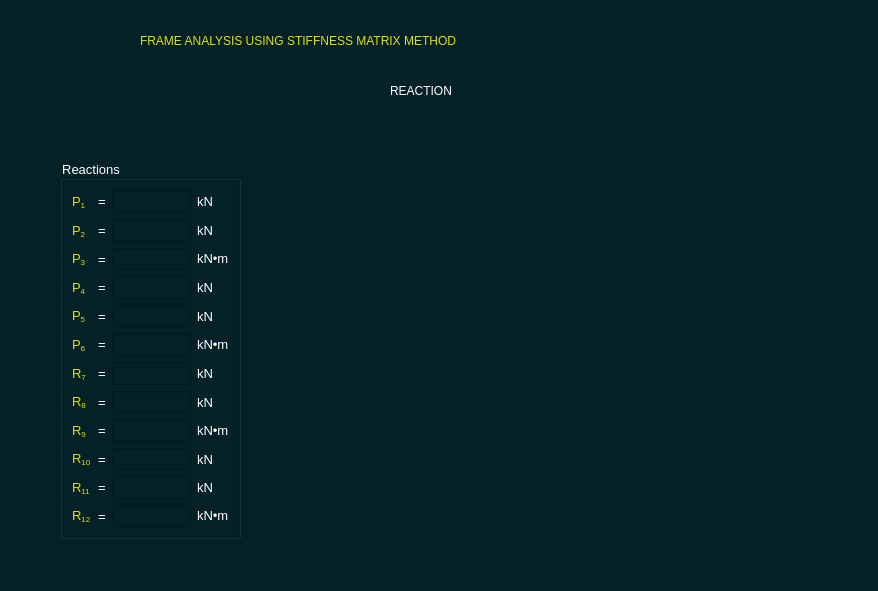
<?xml version="1.0" encoding="UTF-8"?>
<ui version="4.0">
 <class>reaction</class>
 <widget class="QWidget" name="reaction">
  <property name="geometry">
   <rect>
    <x>0</x>
    <y>0</y>
    <width>878</width>
    <height>591</height>
   </rect>
  </property>
  <property name="minimumSize">
   <size>
    <width>878</width>
    <height>591</height>
   </size>
  </property>
  <property name="maximumSize">
   <size>
    <width>878</width>
    <height>591</height>
   </size>
  </property>
  <property name="windowTitle">
   <string>GRASP Result</string>
  </property>
  <property name="windowIcon">
   <iconset resource="icon3.qrc">
    <normaloff>:/icon3Prefix/icon2.PNG</normaloff>:/icon3Prefix/icon2.PNG</iconset>
  </property>
  <property name="styleSheet">
   <string notr="true">background-color: rgb(4, 33, 39);</string>
  </property>
  <widget class="QLabel" name="label_6">
   <property name="geometry">
    <rect>
     <x>140</x>
     <y>20</y>
     <width>651</width>
     <height>41</height>
    </rect>
   </property>
   <property name="styleSheet">
    <string notr="true">color: rgb(226, 226, 0);
font: 75 18pt &quot;Consolas&quot;;</string>
   </property>
   <property name="text">
    <string>FRAME ANALYSIS USING STIFFNESS MATRIX METHOD</string>
   </property>
  </widget>
  <widget class="QLabel" name="label">
   <property name="geometry">
    <rect>
     <x>390</x>
     <y>50</y>
     <width>221</width>
     <height>81</height>
    </rect>
   </property>
   <property name="styleSheet">
    <string notr="true">color: rgb(255, 255, 255);
font: 75 14pt &quot;Consolas&quot;;</string>
   </property>
   <property name="text">
    <string>REACTION</string>
   </property>
  </widget>
  <widget class="QGroupBox" name="gridGroupBox_7">
   <property name="geometry">
    <rect>
     <x>60</x>
     <y>160</y>
     <width>181</width>
     <height>379</height>
    </rect>
   </property>
   <property name="font">
    <font>
     <family>MS Shell Dlg 2</family>
     <pointsize>10</pointsize>
     <weight>50</weight>
     <italic>false</italic>
     <bold>false</bold>
    </font>
   </property>
   <property name="styleSheet">
    <string notr="true">font: 10pt &quot;MS Shell Dlg 2&quot;;
color: rgb(255, 255, 255);</string>
   </property>
   <property name="title">
    <string>Reactions</string>
   </property>
   <layout class="QGridLayout" name="gridLayout_5">
    <item row="2" column="2">
     <widget class="QLineEdit" name="p3">
      <property name="font">
       <font>
        <family>MS Shell Dlg 2</family>
        <pointsize>10</pointsize>
        <weight>50</weight>
        <italic>false</italic>
        <bold>false</bold>
       </font>
      </property>
      <property name="alignment">
       <set>Qt::AlignRight|Qt::AlignTrailing|Qt::AlignVCenter</set>
      </property>
      <property name="readOnly">
       <bool>true</bool>
      </property>
     </widget>
    </item>
    <item row="1" column="1">
     <widget class="QLabel" name="label_56">
      <property name="font">
       <font>
        <family>MS Shell Dlg 2</family>
        <pointsize>10</pointsize>
        <weight>50</weight>
        <italic>false</italic>
        <bold>false</bold>
       </font>
      </property>
      <property name="text">
       <string>=</string>
      </property>
     </widget>
    </item>
    <item row="2" column="3">
     <widget class="QLabel" name="label_57">
      <property name="font">
       <font>
        <family>MS Shell Dlg 2</family>
        <pointsize>10</pointsize>
        <weight>50</weight>
        <italic>false</italic>
        <bold>false</bold>
       </font>
      </property>
      <property name="text">
       <string>&lt;html&gt;&lt;head/&gt;&lt;body&gt;&lt;p&gt;kN•m&lt;/p&gt;&lt;/body&gt;&lt;/html&gt;</string>
      </property>
     </widget>
    </item>
    <item row="1" column="3">
     <widget class="QLabel" name="label_59">
      <property name="font">
       <font>
        <family>MS Shell Dlg 2</family>
        <pointsize>10</pointsize>
        <weight>50</weight>
        <italic>false</italic>
        <bold>false</bold>
       </font>
      </property>
      <property name="text">
       <string>kN</string>
      </property>
     </widget>
    </item>
    <item row="0" column="1">
     <widget class="QLabel" name="label_58">
      <property name="font">
       <font>
        <family>MS Shell Dlg 2</family>
        <pointsize>10</pointsize>
        <weight>50</weight>
        <italic>false</italic>
        <bold>false</bold>
       </font>
      </property>
      <property name="text">
       <string>=</string>
      </property>
     </widget>
    </item>
    <item row="2" column="1">
     <widget class="QLabel" name="label_61">
      <property name="font">
       <font>
        <family>MS Shell Dlg 2</family>
        <pointsize>10</pointsize>
        <weight>50</weight>
        <italic>false</italic>
        <bold>false</bold>
       </font>
      </property>
      <property name="text">
       <string>=</string>
      </property>
     </widget>
    </item>
    <item row="0" column="3">
     <widget class="QLabel" name="label_60">
      <property name="font">
       <font>
        <family>MS Shell Dlg 2</family>
        <pointsize>10</pointsize>
        <weight>50</weight>
        <italic>false</italic>
        <bold>false</bold>
       </font>
      </property>
      <property name="text">
       <string>kN</string>
      </property>
     </widget>
    </item>
    <item row="1" column="0">
     <widget class="QLabel" name="label_62">
      <property name="font">
       <font>
        <family>MS Shell Dlg 2</family>
        <pointsize>10</pointsize>
        <weight>50</weight>
        <italic>false</italic>
        <bold>false</bold>
       </font>
      </property>
      <property name="styleSheet">
       <string notr="true">color: rgb(226, 226, 0);</string>
      </property>
      <property name="text">
       <string>&lt;html&gt;&lt;head/&gt;&lt;body&gt;&lt;p&gt;P&lt;span style=&quot; vertical-align:sub;&quot;&gt;2&lt;/span&gt;&lt;/p&gt;&lt;/body&gt;&lt;/html&gt;</string>
      </property>
     </widget>
    </item>
    <item row="0" column="0">
     <widget class="QLabel" name="label_63">
      <property name="font">
       <font>
        <family>MS Shell Dlg 2</family>
        <pointsize>10</pointsize>
        <weight>50</weight>
        <italic>false</italic>
        <bold>false</bold>
       </font>
      </property>
      <property name="styleSheet">
       <string notr="true">color: rgb(226, 226, 0);</string>
      </property>
      <property name="text">
       <string>&lt;html&gt;&lt;head/&gt;&lt;body&gt;&lt;p&gt;P&lt;span style=&quot; vertical-align:sub;&quot;&gt;1&lt;/span&gt;&lt;/p&gt;&lt;/body&gt;&lt;/html&gt;</string>
      </property>
     </widget>
    </item>
    <item row="2" column="0">
     <widget class="QLabel" name="label_64">
      <property name="font">
       <font>
        <family>MS Shell Dlg 2</family>
        <pointsize>10</pointsize>
        <weight>50</weight>
        <italic>false</italic>
        <bold>false</bold>
       </font>
      </property>
      <property name="styleSheet">
       <string notr="true">color: rgb(226, 226, 0);</string>
      </property>
      <property name="text">
       <string>&lt;html&gt;&lt;head/&gt;&lt;body&gt;&lt;p&gt;P&lt;span style=&quot; vertical-align:sub;&quot;&gt;3&lt;/span&gt;&lt;/p&gt;&lt;/body&gt;&lt;/html&gt;</string>
      </property>
     </widget>
    </item>
    <item row="11" column="2">
     <widget class="QLineEdit" name="r12">
      <property name="font">
       <font>
        <family>MS Shell Dlg 2</family>
        <pointsize>10</pointsize>
        <weight>50</weight>
        <italic>false</italic>
        <bold>false</bold>
       </font>
      </property>
      <property name="alignment">
       <set>Qt::AlignRight|Qt::AlignTrailing|Qt::AlignVCenter</set>
      </property>
      <property name="readOnly">
       <bool>true</bool>
      </property>
     </widget>
    </item>
    <item row="9" column="2">
     <widget class="QLineEdit" name="r10">
      <property name="font">
       <font>
        <family>MS Shell Dlg 2</family>
        <pointsize>10</pointsize>
        <weight>50</weight>
        <italic>false</italic>
        <bold>false</bold>
       </font>
      </property>
      <property name="alignment">
       <set>Qt::AlignRight|Qt::AlignTrailing|Qt::AlignVCenter</set>
      </property>
      <property name="readOnly">
       <bool>true</bool>
      </property>
     </widget>
    </item>
    <item row="8" column="2">
     <widget class="QLineEdit" name="r9">
      <property name="font">
       <font>
        <family>MS Shell Dlg 2</family>
        <pointsize>10</pointsize>
        <weight>50</weight>
        <italic>false</italic>
        <bold>false</bold>
       </font>
      </property>
      <property name="alignment">
       <set>Qt::AlignRight|Qt::AlignTrailing|Qt::AlignVCenter</set>
      </property>
      <property name="readOnly">
       <bool>true</bool>
      </property>
     </widget>
    </item>
    <item row="6" column="2">
     <widget class="QLineEdit" name="r7">
      <property name="font">
       <font>
        <family>MS Shell Dlg 2</family>
        <pointsize>10</pointsize>
        <weight>50</weight>
        <italic>false</italic>
        <bold>false</bold>
       </font>
      </property>
      <property name="alignment">
       <set>Qt::AlignRight|Qt::AlignTrailing|Qt::AlignVCenter</set>
      </property>
      <property name="readOnly">
       <bool>true</bool>
      </property>
     </widget>
    </item>
    <item row="5" column="2">
     <widget class="QLineEdit" name="p6">
      <property name="font">
       <font>
        <family>MS Shell Dlg 2</family>
        <pointsize>10</pointsize>
        <weight>50</weight>
        <italic>false</italic>
        <bold>false</bold>
       </font>
      </property>
      <property name="alignment">
       <set>Qt::AlignRight|Qt::AlignTrailing|Qt::AlignVCenter</set>
      </property>
      <property name="readOnly">
       <bool>true</bool>
      </property>
     </widget>
    </item>
    <item row="4" column="0">
     <widget class="QLabel" name="label_68">
      <property name="font">
       <font>
        <family>MS Shell Dlg 2</family>
        <pointsize>10</pointsize>
        <weight>50</weight>
        <italic>false</italic>
        <bold>false</bold>
       </font>
      </property>
      <property name="styleSheet">
       <string notr="true">color: rgb(226, 226, 0);</string>
      </property>
      <property name="text">
       <string>&lt;html&gt;&lt;head/&gt;&lt;body&gt;&lt;p&gt;P&lt;span style=&quot; vertical-align:sub;&quot;&gt;5&lt;/span&gt;&lt;/p&gt;&lt;/body&gt;&lt;/html&gt;</string>
      </property>
     </widget>
    </item>
    <item row="10" column="2">
     <widget class="QLineEdit" name="r11">
      <property name="font">
       <font>
        <family>MS Shell Dlg 2</family>
        <pointsize>10</pointsize>
        <weight>50</weight>
        <italic>false</italic>
        <bold>false</bold>
       </font>
      </property>
      <property name="alignment">
       <set>Qt::AlignRight|Qt::AlignTrailing|Qt::AlignVCenter</set>
      </property>
      <property name="readOnly">
       <bool>true</bool>
      </property>
     </widget>
    </item>
    <item row="7" column="2">
     <widget class="QLineEdit" name="r8">
      <property name="font">
       <font>
        <family>MS Shell Dlg 2</family>
        <pointsize>10</pointsize>
        <weight>50</weight>
        <italic>false</italic>
        <bold>false</bold>
       </font>
      </property>
      <property name="alignment">
       <set>Qt::AlignRight|Qt::AlignTrailing|Qt::AlignVCenter</set>
      </property>
      <property name="readOnly">
       <bool>true</bool>
      </property>
     </widget>
    </item>
    <item row="5" column="0">
     <widget class="QLabel" name="label_77">
      <property name="font">
       <font>
        <family>MS Shell Dlg 2</family>
        <pointsize>10</pointsize>
        <weight>50</weight>
        <italic>false</italic>
        <bold>false</bold>
       </font>
      </property>
      <property name="styleSheet">
       <string notr="true">color: rgb(226, 226, 0);</string>
      </property>
      <property name="text">
       <string>&lt;html&gt;&lt;head/&gt;&lt;body&gt;&lt;p&gt;P&lt;span style=&quot; vertical-align:sub;&quot;&gt;6&lt;/span&gt;&lt;/p&gt;&lt;/body&gt;&lt;/html&gt;</string>
      </property>
     </widget>
    </item>
    <item row="4" column="3">
     <widget class="QLabel" name="label_69">
      <property name="font">
       <font>
        <family>MS Shell Dlg 2</family>
        <pointsize>10</pointsize>
        <weight>50</weight>
        <italic>false</italic>
        <bold>false</bold>
       </font>
      </property>
      <property name="text">
       <string>kN</string>
      </property>
     </widget>
    </item>
    <item row="8" column="0">
     <widget class="QLabel" name="label_82">
      <property name="font">
       <font>
        <family>MS Shell Dlg 2</family>
        <pointsize>10</pointsize>
        <weight>50</weight>
        <italic>false</italic>
        <bold>false</bold>
       </font>
      </property>
      <property name="styleSheet">
       <string notr="true">color: rgb(226, 226, 0);</string>
      </property>
      <property name="text">
       <string>&lt;html&gt;&lt;head/&gt;&lt;body&gt;&lt;p&gt;R&lt;span style=&quot; vertical-align:sub;&quot;&gt;9&lt;/span&gt;&lt;/p&gt;&lt;/body&gt;&lt;/html&gt;</string>
      </property>
     </widget>
    </item>
    <item row="4" column="1">
     <widget class="QLabel" name="label_70">
      <property name="font">
       <font>
        <family>MS Shell Dlg 2</family>
        <pointsize>10</pointsize>
        <weight>50</weight>
        <italic>false</italic>
        <bold>false</bold>
       </font>
      </property>
      <property name="text">
       <string>=</string>
      </property>
     </widget>
    </item>
    <item row="5" column="1">
     <widget class="QLabel" name="label_74">
      <property name="font">
       <font>
        <family>MS Shell Dlg 2</family>
        <pointsize>10</pointsize>
        <weight>50</weight>
        <italic>false</italic>
        <bold>false</bold>
       </font>
      </property>
      <property name="text">
       <string>=</string>
      </property>
     </widget>
    </item>
    <item row="7" column="0">
     <widget class="QLabel" name="label_78">
      <property name="font">
       <font>
        <family>MS Shell Dlg 2</family>
        <pointsize>10</pointsize>
        <weight>50</weight>
        <italic>false</italic>
        <bold>false</bold>
       </font>
      </property>
      <property name="styleSheet">
       <string notr="true">color: rgb(226, 226, 0);</string>
      </property>
      <property name="text">
       <string>&lt;html&gt;&lt;head/&gt;&lt;body&gt;&lt;p&gt;R&lt;span style=&quot; vertical-align:sub;&quot;&gt;8&lt;/span&gt;&lt;/p&gt;&lt;/body&gt;&lt;/html&gt;</string>
      </property>
     </widget>
    </item>
    <item row="6" column="0">
     <widget class="QLabel" name="label_79">
      <property name="font">
       <font>
        <family>MS Shell Dlg 2</family>
        <pointsize>10</pointsize>
        <weight>50</weight>
        <italic>false</italic>
        <bold>false</bold>
       </font>
      </property>
      <property name="styleSheet">
       <string notr="true">color: rgb(226, 226, 0);</string>
      </property>
      <property name="text">
       <string>&lt;html&gt;&lt;head/&gt;&lt;body&gt;&lt;p&gt;R&lt;span style=&quot; vertical-align:sub;&quot;&gt;7&lt;/span&gt;&lt;/p&gt;&lt;/body&gt;&lt;/html&gt;</string>
      </property>
     </widget>
    </item>
    <item row="6" column="1">
     <widget class="QLabel" name="label_65">
      <property name="font">
       <font>
        <family>MS Shell Dlg 2</family>
        <pointsize>10</pointsize>
        <weight>50</weight>
        <italic>false</italic>
        <bold>false</bold>
       </font>
      </property>
      <property name="text">
       <string>=</string>
      </property>
     </widget>
    </item>
    <item row="9" column="0">
     <widget class="QLabel" name="label_86">
      <property name="font">
       <font>
        <family>MS Shell Dlg 2</family>
        <pointsize>10</pointsize>
        <weight>50</weight>
        <italic>false</italic>
        <bold>false</bold>
       </font>
      </property>
      <property name="styleSheet">
       <string notr="true">color: rgb(226, 226, 0);</string>
      </property>
      <property name="text">
       <string>&lt;html&gt;&lt;head/&gt;&lt;body&gt;&lt;p&gt;R&lt;span style=&quot; vertical-align:sub;&quot;&gt;10&lt;/span&gt;&lt;/p&gt;&lt;/body&gt;&lt;/html&gt;</string>
      </property>
     </widget>
    </item>
    <item row="8" column="1">
     <widget class="QLabel" name="label_83">
      <property name="font">
       <font>
        <family>MS Shell Dlg 2</family>
        <pointsize>10</pointsize>
        <weight>50</weight>
        <italic>false</italic>
        <bold>false</bold>
       </font>
      </property>
      <property name="text">
       <string>=</string>
      </property>
     </widget>
    </item>
    <item row="10" column="0">
     <widget class="QLabel" name="label_87">
      <property name="font">
       <font>
        <family>MS Shell Dlg 2</family>
        <pointsize>10</pointsize>
        <weight>50</weight>
        <italic>false</italic>
        <bold>false</bold>
       </font>
      </property>
      <property name="styleSheet">
       <string notr="true">color: rgb(226, 226, 0);</string>
      </property>
      <property name="text">
       <string>&lt;html&gt;&lt;head/&gt;&lt;body&gt;&lt;p&gt;R&lt;span style=&quot; vertical-align:sub;&quot;&gt;11&lt;/span&gt;&lt;/p&gt;&lt;/body&gt;&lt;/html&gt;</string>
      </property>
     </widget>
    </item>
    <item row="11" column="0">
     <widget class="QLabel" name="label_81">
      <property name="font">
       <font>
        <family>MS Shell Dlg 2</family>
        <pointsize>10</pointsize>
        <weight>50</weight>
        <italic>false</italic>
        <bold>false</bold>
       </font>
      </property>
      <property name="styleSheet">
       <string notr="true">color: rgb(226, 226, 0);</string>
      </property>
      <property name="text">
       <string>&lt;html&gt;&lt;head/&gt;&lt;body&gt;&lt;p&gt;R&lt;span style=&quot; vertical-align:sub;&quot;&gt;12&lt;/span&gt;&lt;/p&gt;&lt;/body&gt;&lt;/html&gt;</string>
      </property>
     </widget>
    </item>
    <item row="7" column="1">
     <widget class="QLabel" name="label_76">
      <property name="font">
       <font>
        <family>MS Shell Dlg 2</family>
        <pointsize>10</pointsize>
        <weight>50</weight>
        <italic>false</italic>
        <bold>false</bold>
       </font>
      </property>
      <property name="text">
       <string>=</string>
      </property>
     </widget>
    </item>
    <item row="9" column="1">
     <widget class="QLabel" name="label_89">
      <property name="font">
       <font>
        <family>MS Shell Dlg 2</family>
        <pointsize>10</pointsize>
        <weight>50</weight>
        <italic>false</italic>
        <bold>false</bold>
       </font>
      </property>
      <property name="text">
       <string>=</string>
      </property>
     </widget>
    </item>
    <item row="10" column="1">
     <widget class="QLabel" name="label_88">
      <property name="font">
       <font>
        <family>MS Shell Dlg 2</family>
        <pointsize>10</pointsize>
        <weight>50</weight>
        <italic>false</italic>
        <bold>false</bold>
       </font>
      </property>
      <property name="text">
       <string>=</string>
      </property>
     </widget>
    </item>
    <item row="6" column="3">
     <widget class="QLabel" name="label_67">
      <property name="font">
       <font>
        <family>MS Shell Dlg 2</family>
        <pointsize>10</pointsize>
        <weight>50</weight>
        <italic>false</italic>
        <bold>false</bold>
       </font>
      </property>
      <property name="text">
       <string>kN</string>
      </property>
     </widget>
    </item>
    <item row="5" column="3">
     <widget class="QLabel" name="label_75">
      <property name="font">
       <font>
        <family>MS Shell Dlg 2</family>
        <pointsize>10</pointsize>
        <weight>50</weight>
        <italic>false</italic>
        <bold>false</bold>
       </font>
      </property>
      <property name="text">
       <string>&lt;html&gt;&lt;head/&gt;&lt;body&gt;&lt;p&gt;kN•m&lt;/p&gt;&lt;/body&gt;&lt;/html&gt;</string>
      </property>
     </widget>
    </item>
    <item row="11" column="3">
     <widget class="QLabel" name="label_85">
      <property name="font">
       <font>
        <family>MS Shell Dlg 2</family>
        <pointsize>10</pointsize>
        <weight>50</weight>
        <italic>false</italic>
        <bold>false</bold>
       </font>
      </property>
      <property name="text">
       <string>&lt;html&gt;&lt;head/&gt;&lt;body&gt;&lt;p&gt;kN•m&lt;/p&gt;&lt;/body&gt;&lt;/html&gt;</string>
      </property>
     </widget>
    </item>
    <item row="7" column="3">
     <widget class="QLabel" name="label_66">
      <property name="font">
       <font>
        <family>MS Shell Dlg 2</family>
        <pointsize>10</pointsize>
        <weight>50</weight>
        <italic>false</italic>
        <bold>false</bold>
       </font>
      </property>
      <property name="text">
       <string>kN</string>
      </property>
     </widget>
    </item>
    <item row="11" column="1">
     <widget class="QLabel" name="label_80">
      <property name="font">
       <font>
        <family>MS Shell Dlg 2</family>
        <pointsize>10</pointsize>
        <weight>50</weight>
        <italic>false</italic>
        <bold>false</bold>
       </font>
      </property>
      <property name="text">
       <string>=</string>
      </property>
     </widget>
    </item>
    <item row="10" column="3">
     <widget class="QLabel" name="label_90">
      <property name="font">
       <font>
        <family>MS Shell Dlg 2</family>
        <pointsize>10</pointsize>
        <weight>50</weight>
        <italic>false</italic>
        <bold>false</bold>
       </font>
      </property>
      <property name="text">
       <string>kN</string>
      </property>
     </widget>
    </item>
    <item row="8" column="3">
     <widget class="QLabel" name="label_84">
      <property name="font">
       <font>
        <family>MS Shell Dlg 2</family>
        <pointsize>10</pointsize>
        <weight>50</weight>
        <italic>false</italic>
        <bold>false</bold>
       </font>
      </property>
      <property name="text">
       <string>&lt;html&gt;&lt;head/&gt;&lt;body&gt;&lt;p&gt;kN•m&lt;/p&gt;&lt;/body&gt;&lt;/html&gt;</string>
      </property>
     </widget>
    </item>
    <item row="9" column="3">
     <widget class="QLabel" name="label_91">
      <property name="font">
       <font>
        <family>MS Shell Dlg 2</family>
        <pointsize>10</pointsize>
        <weight>50</weight>
        <italic>false</italic>
        <bold>false</bold>
       </font>
      </property>
      <property name="text">
       <string>kN</string>
      </property>
     </widget>
    </item>
    <item row="3" column="0">
     <widget class="QLabel" name="label_71">
      <property name="font">
       <font>
        <family>MS Shell Dlg 2</family>
        <pointsize>10</pointsize>
        <weight>50</weight>
        <italic>false</italic>
        <bold>false</bold>
       </font>
      </property>
      <property name="styleSheet">
       <string notr="true">color: rgb(226, 226, 0);</string>
      </property>
      <property name="text">
       <string>&lt;html&gt;&lt;head/&gt;&lt;body&gt;&lt;p&gt;P&lt;span style=&quot; vertical-align:sub;&quot;&gt;4&lt;/span&gt;&lt;/p&gt;&lt;/body&gt;&lt;/html&gt;</string>
      </property>
     </widget>
    </item>
    <item row="1" column="2">
     <widget class="QLineEdit" name="p2">
      <property name="font">
       <font>
        <family>MS Shell Dlg 2</family>
        <pointsize>10</pointsize>
        <weight>50</weight>
        <italic>false</italic>
        <bold>false</bold>
       </font>
      </property>
      <property name="alignment">
       <set>Qt::AlignRight|Qt::AlignTrailing|Qt::AlignVCenter</set>
      </property>
      <property name="readOnly">
       <bool>true</bool>
      </property>
     </widget>
    </item>
    <item row="3" column="3">
     <widget class="QLabel" name="label_73">
      <property name="font">
       <font>
        <family>MS Shell Dlg 2</family>
        <pointsize>10</pointsize>
        <weight>50</weight>
        <italic>false</italic>
        <bold>false</bold>
       </font>
      </property>
      <property name="text">
       <string>kN</string>
      </property>
     </widget>
    </item>
    <item row="3" column="2">
     <widget class="QLineEdit" name="p4">
      <property name="font">
       <font>
        <family>MS Shell Dlg 2</family>
        <pointsize>10</pointsize>
        <weight>50</weight>
        <italic>false</italic>
        <bold>false</bold>
       </font>
      </property>
      <property name="alignment">
       <set>Qt::AlignRight|Qt::AlignTrailing|Qt::AlignVCenter</set>
      </property>
      <property name="readOnly">
       <bool>true</bool>
      </property>
     </widget>
    </item>
    <item row="0" column="2">
     <widget class="QLineEdit" name="p1">
      <property name="font">
       <font>
        <family>MS Shell Dlg 2</family>
        <pointsize>10</pointsize>
        <weight>50</weight>
        <italic>false</italic>
        <bold>false</bold>
       </font>
      </property>
      <property name="alignment">
       <set>Qt::AlignRight|Qt::AlignTrailing|Qt::AlignVCenter</set>
      </property>
      <property name="readOnly">
       <bool>true</bool>
      </property>
     </widget>
    </item>
    <item row="3" column="1">
     <widget class="QLabel" name="label_72">
      <property name="font">
       <font>
        <family>MS Shell Dlg 2</family>
        <pointsize>10</pointsize>
        <weight>50</weight>
        <italic>false</italic>
        <bold>false</bold>
       </font>
      </property>
      <property name="text">
       <string>=</string>
      </property>
     </widget>
    </item>
    <item row="4" column="2">
     <widget class="QLineEdit" name="p5">
      <property name="font">
       <font>
        <family>MS Shell Dlg 2</family>
        <pointsize>10</pointsize>
        <weight>50</weight>
        <italic>false</italic>
        <bold>false</bold>
       </font>
      </property>
      <property name="alignment">
       <set>Qt::AlignRight|Qt::AlignTrailing|Qt::AlignVCenter</set>
      </property>
      <property name="readOnly">
       <bool>true</bool>
      </property>
     </widget>
    </item>
   </layout>
  </widget>
 </widget>
 <resources>
  <include location="icon3.qrc"/>
 </resources>
 <connections/>
</ui>
